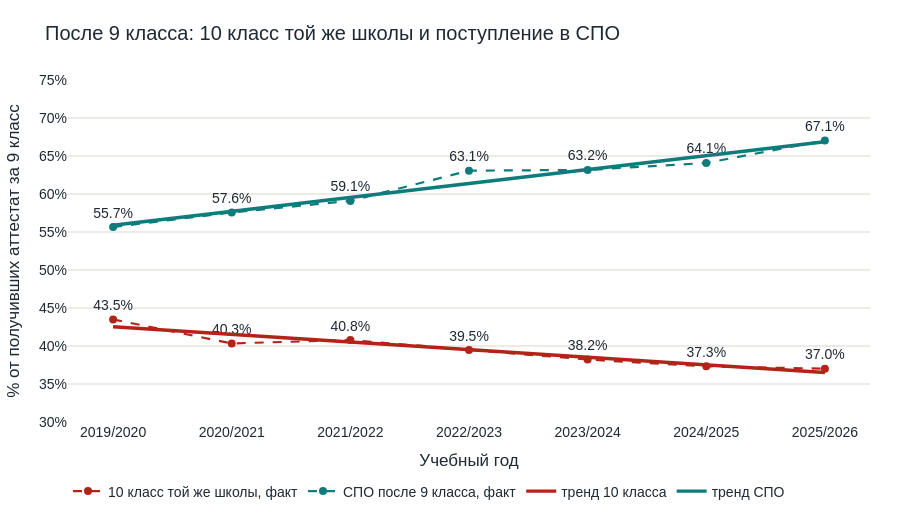

Notebook code for this chart:
### Code cell
fig = go.Figure()
fact_line(
    fig,
    task1,
    "academic_year",
    "same_school_continuation_pct",
    "10 класс той же школы, факт",
    COLORS["red"],
    "%",
)
fact_line(
    fig,
    task1,
    "academic_year",
    "spo_admission_vs_grade9_certificates_pct",
    "СПО после 9 класса, факт",
    COLORS["teal"],
    "%",
)
trend_line(
    fig,
    task1,
    "year_start",
    "same_school_continuation_pct",
    "academic_year",
    "тренд 10 класса",
    COLORS["red"],
)
trend_line(
    fig,
    task1,
    "year_start",
    "spo_admission_vs_grade9_certificates_pct",
    "academic_year",
    "тренд СПО",
    COLORS["teal"],
)
fig.update_yaxes(ticksuffix="%", range=[30, 75])
finish(
    fig,
    "После 9 класса: 10 класс той же школы и поступление в СПО",
    "Учебный год",
    "% от получивших аттестат за 9 класс",
)

### Figure 1 — Plotly figure (JSON) as saved in the notebook; plotly's stock layout.template omitted (floating-point values rounded to 4 significant figures)
{"data": [{"hovertemplate": "%{x}<br>%{y:.1f}%<extra>10 класс той же школы, факт</extra>", "line": {"color": "#b42318", "dash": "dash", "width": 2.2}, "marker": {"size": 8}, "mode": "lines+markers+text", "name": "10 класс той же школы, факт", "text": ["43.5%", "40.3%", "40.8%", "39.5%", "38.2%", "37.3%", "37.0%"], "textposition": "top center", "type": "scatter", "x": ["2019/2020", "2020/2021", "2021/2022", "2022/2023", "2023/2024", "2024/2025", "2025/2026"], "y": [43.5, 40.34, 40.78, 39.47, 38.22, 37.32, 37.01]}, {"hovertemplate": "%{x}<br>%{y:.1f}%<extra>СПО после 9 класса, факт</extra>", "line": {"color": "#0e7c7b", "dash": "dash", "width": 2.2}, "marker": {"size": 8}, "mode": "lines+markers+text", "name": "СПО после 9 класса, факт", "text": ["55.7%", "57.6%", "59.1%", "63.1%", "63.2%", "64.1%", "67.1%"], "textposition": "top center", "type": "scatter", "x": ["2019/2020", "2020/2021", "2021/2022", "2022/2023", "2023/2024", "2024/2025", "2025/2026"], "y": [55.65, 57.57, 59.1, 63.08, 63.16, 64.08, 67.05]}, {"hovertemplate": "%{x}<br>%{y:.1f}<extra>тренд 10 класса</extra>", "line": {"color": "#b42318", "width": 3.4}, "mode": "lines", "name": "тренд 10 класса", "type": "scatter", "x": ["2019/2020", "2020/2021", "2021/2022", "2022/2023", "2023/2024", "2024/2025", "2025/2026"], "y": [42.53, 41.52, 40.52, 39.52, 38.52, 37.51, 36.51]}, {"hovertemplate": "%{x}<br>%{y:.1f}<extra>тренд СПО</extra>", "line": {"color": "#0e7c7b", "width": 3.4}, "mode": "lines", "name": "тренд СПО", "type": "scatter", "x": ["2019/2020", "2020/2021", "2021/2022", "2022/2023", "2023/2024", "2024/2025", "2025/2026"], "y": [55.89, 57.72, 59.55, 61.39, 63.22, 65.05, 66.88]}], "layout": {"font": {"color": "#1f2933", "family": "Arial", "size": 14}, "height": 520, "legend": {"orientation": "h", "x": 0, "xanchor": "left", "y": -0.25, "yanchor": "bottom"}, "margin": {"b": 90, "l": 60, "r": 30, "t": 80}, "title": {"text": "После 9 класса: 10 класс той же школы и поступление в СПО"}, "xaxis": {"showgrid": false, "title": {"text": "Учебный год"}}, "yaxis": {"gridcolor": "#ddd6cc", "range": [30, 75], "ticksuffix": "%", "title": {"text": "% от получивших аттестат за 9 класс"}}}}
